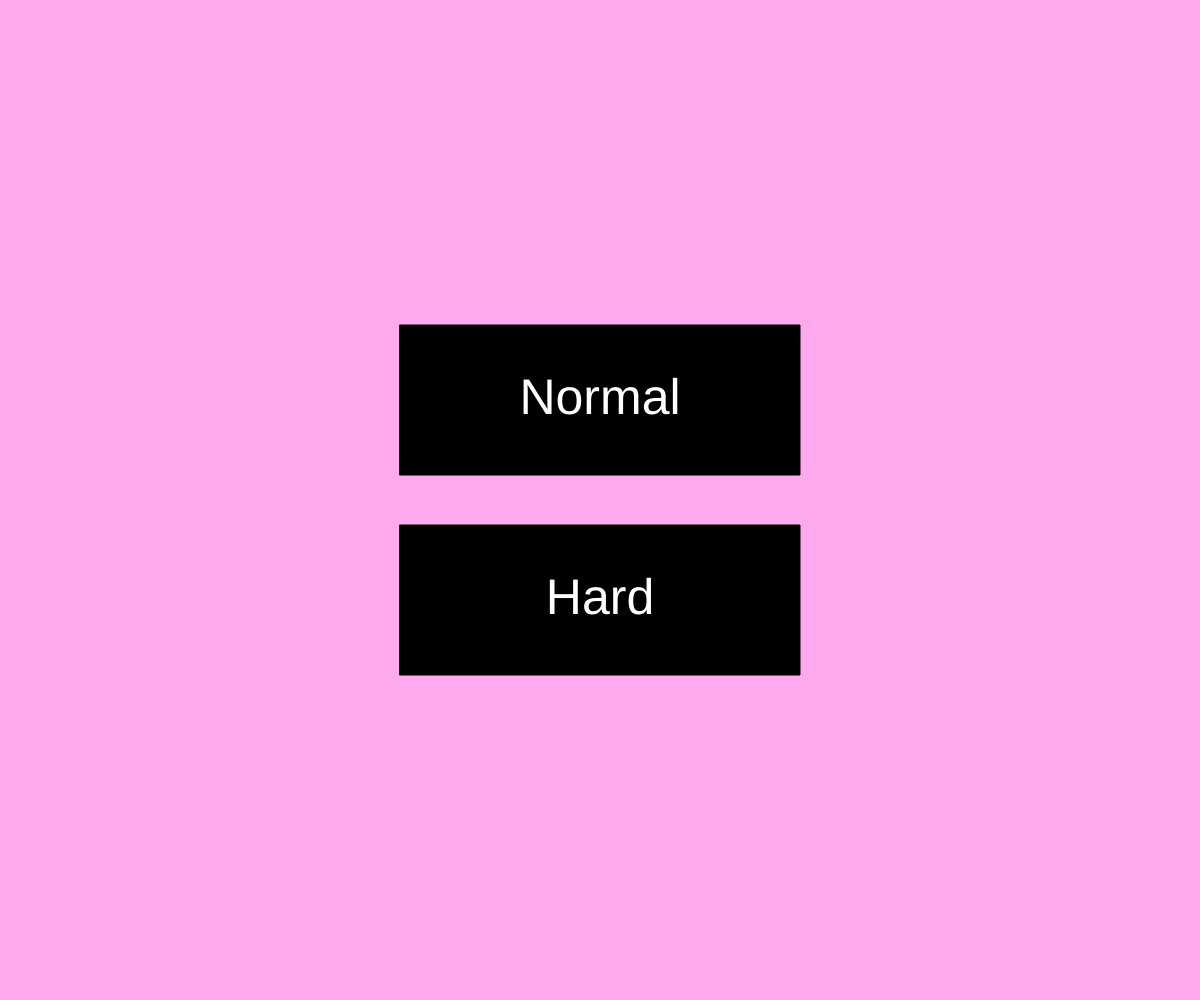
Frame 1 (no input)
Frame 60 (no input): identical to frame 1, image omitted
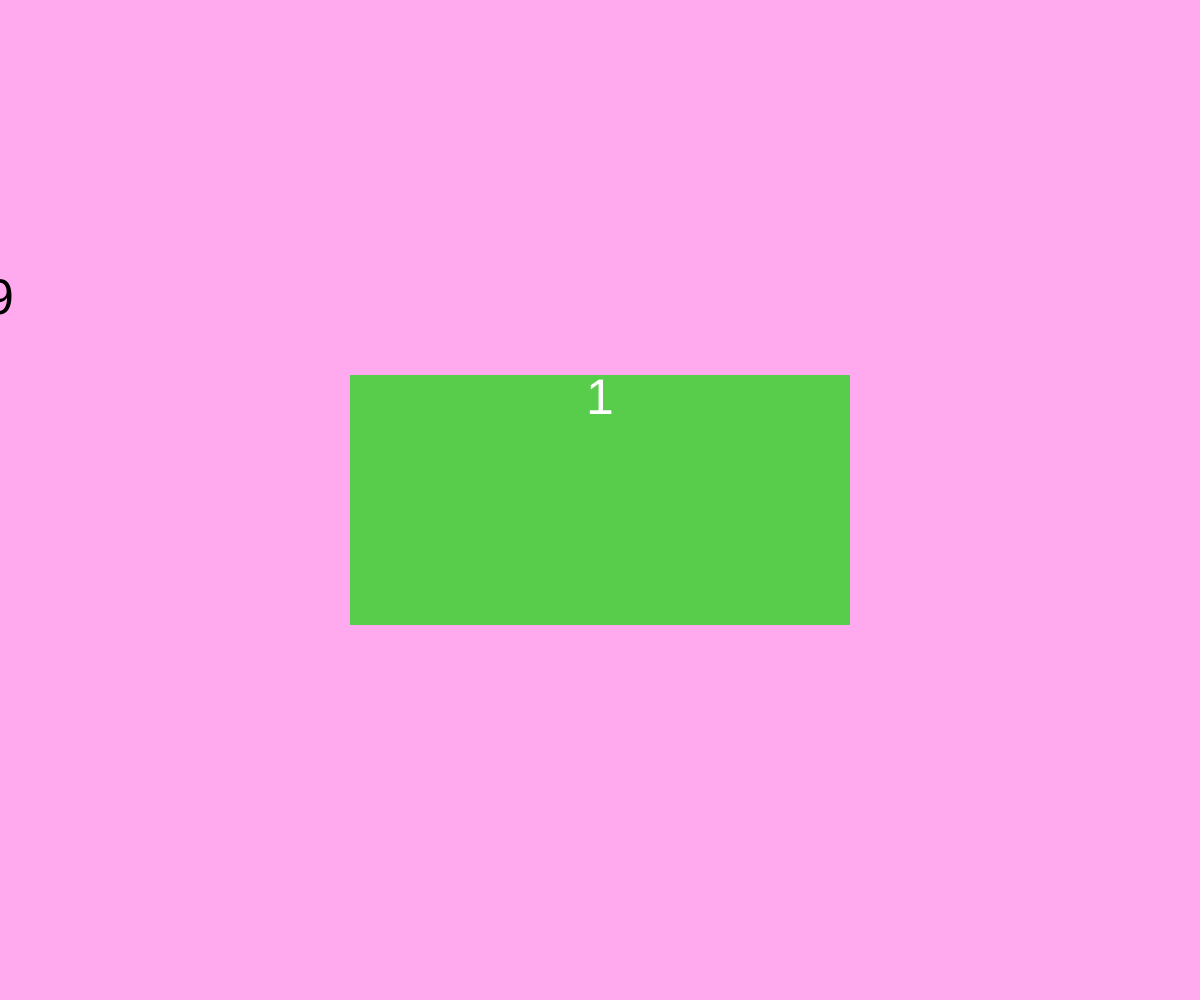
Frame 120 (the mouse pressed at the canvas centre since frame 60)

The p5.js sketch that drew these frames (run headless with seeded random() and noise() and a simulated clock; from frame 60 on, the mouse is pressed at the canvas centre):

// p5.js sketch
// ── sketch.js
//normal = 50 clicks in 10 seconds or game over, hard is 90 clicks in 10 seconds


let state = "menu";
let r, g, b;
var score = 0;
let timer = 10;

// let lesstime = 1000;
let lastTimeCountedDown = 0;



function setup() {
  createCanvas(windowWidth, windowHeight);
  x = width/2;
  y = height/2;
  r = random(255);
  g = random(255);
  b = random(255);
}

function draw() {
  background("#fae");
  if (state === "menu") {
    showMenu();
    checkIfButtonClicked();

  }

  
  else if (state === "first") {
    rectMode(CENTER);
    strokeWeight(0);
    stroke(r, g, b);
    fill(r, g, b,);
    rect(x, y, 500, 250);
    
    fill('white');
    text(score, width/2, height - 600);
    fill('black')
    text(timer, width/2 - 600, height - 700);
    
    
    if (millis() > lastTimeCountedDown + 1000) {
      lastTimeCountedDown = millis();
      timer = timer - 1;
      
    }

        
    }
      if (timer <= 0 && score >= 50){
        
        
        fill('#fae')
        rect(width/2 - 600, height - 700, 100, 100);
        textAlign(CENTER, CENTER);
        textSize(70);
        fill(0);
        text("CONGRATULATIONS YOU HAVE CLICKED!!!!!!!!", width/2, height/2);
        if (timer === -5){
          state = "menu";
        } 
      }

      else if (timer <= 0 && score < 50){
        
        
        fill('#fae')
        rect(width/2 - 600, height - 700, 100, 100);
        textAlign(CENTER, CENTER);
        textSize(70);
        fill(0);
        text("silly boy you cannot click :( ", width/2, height/2);
        if (timer === -5){
          state = "menu";
        } 
      

      

 

    }


    





  
  else if (state === "second") {
    text("Maybe this will have something too :)", width/2, height/2 - 100) 
    
    size(100)

  }
}
function mousePressed() {
  let d = dist(mouseX, mouseY, x, y);
  if (mouseButton === LEFT){
    if (d < 100) {
      r = random(255);
      g = random(255);
      b = random(255);
      score += 1;
      
    }
  }
}

function showMenu() {
  
  rectMode(CENTER);
  fill("black")
  rect(width/2, height/2 - 100, 400, 150);
  textAlign(CENTER, CENTER);
  textSize(50);
  fill(255);
  text("Normal", width/2, height/2 - 100)
  
  fill("black")
  rect(width / 2, height / 2 + 100, 400, 150);
  textSize(50);
  fill(255);
  text("Hard", width/2, height/2 + 100);
}
function checkIfButtonClicked() {
  if (mouseIsPressed) {
    if (mouseX > width / 2 - 200 && mouseX < width/2 + 200 &&
      mouseY > height/2 - 175 && mouseY < height/2 + 175) {
        state = "first";      
      }

    if (mouseX > width / 2 - 200 && mouseX < width/2 + 200 &&
      mouseY > height/2 + 100 - 75 && mouseY < height/2 + 100 +75) {
        state = "second";
    
    }
      
  }

}
